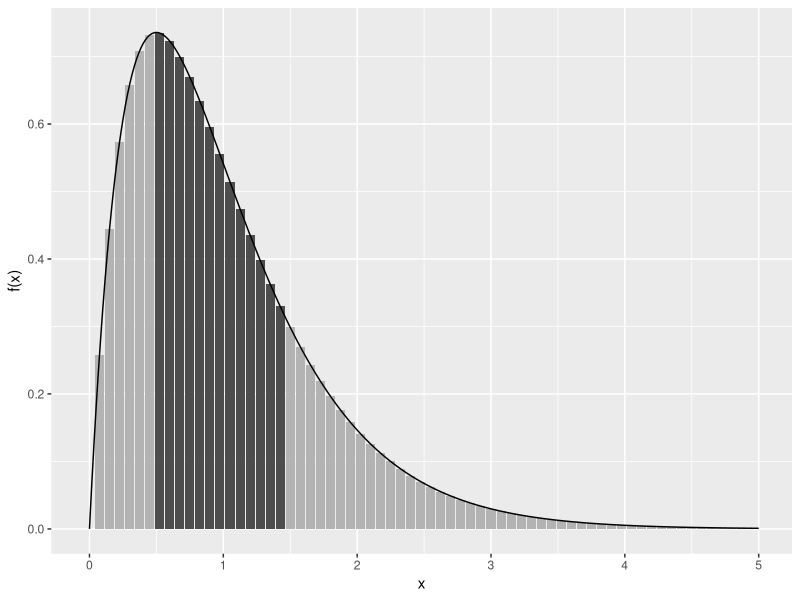
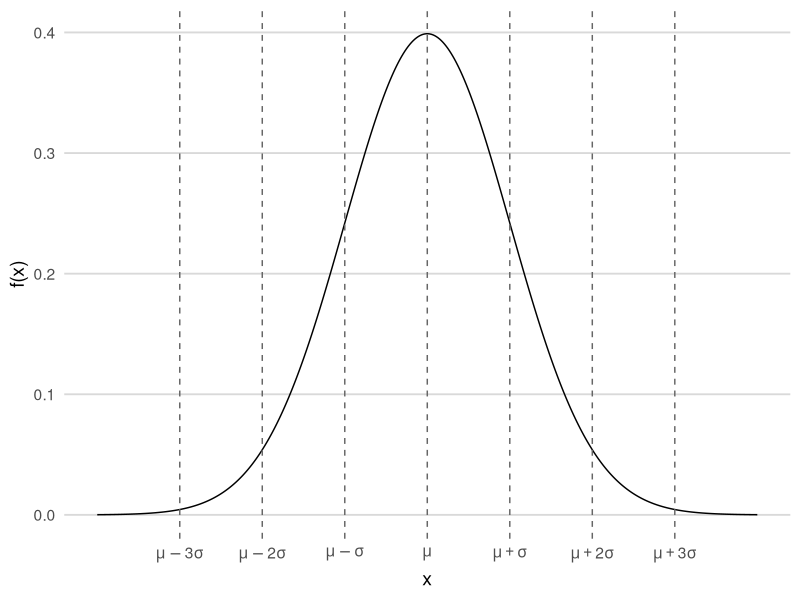
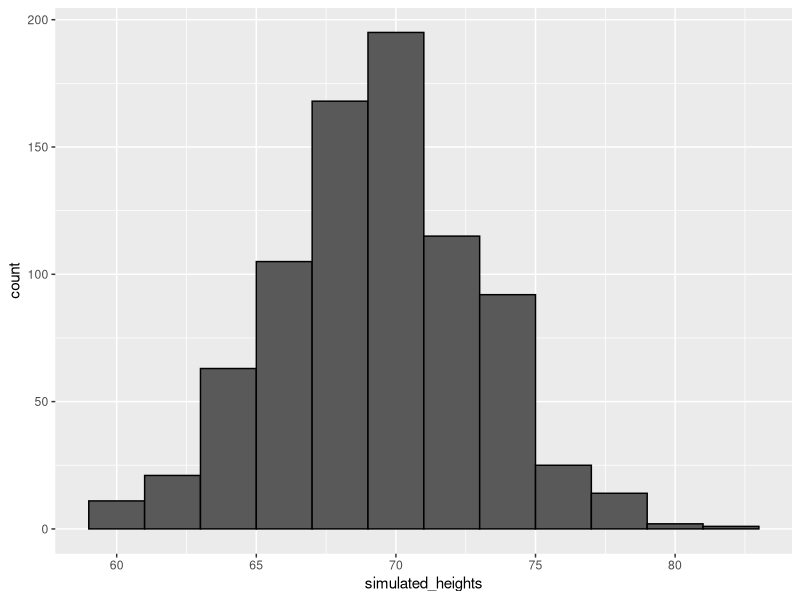
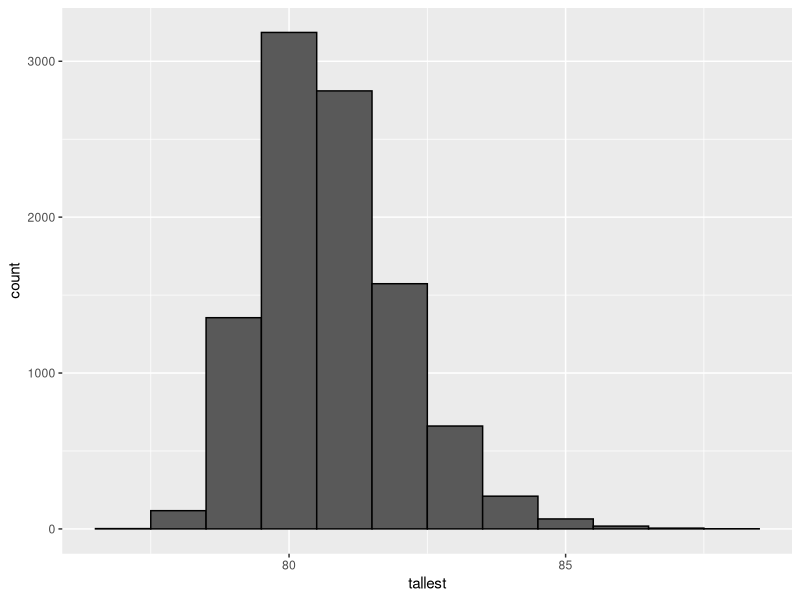

Recreate these plots in R, in order.
## ---- chunk 1
library(tidyverse)
library(dslabs)
x <- heights |> filter(sex == "Male") |> pull(height)
## ---- chunk 2
F <- function(a) mean(x <= a)
## ---- chunk 3
1 - F(70.5)
## ---- chunk 4
cont <- data.frame(x = seq(0, 5, len = 300))
cont$y <- dgamma(cont$x, 2, 2)
disc <- data.frame(x = seq(0, 5, 0.075))
disc$y <-  dgamma(disc$x, 2, 2)
disc$ab <- disc$x > 0.5 & disc$x < 1.5
ggplot(mapping = aes(x, y)) +
  geom_col(aes(fill = ab), data = disc, show.legend = FALSE) +
  geom_line(data = cont) +
  ylab("f(x)") + 
  scale_fill_manual(values = c("grey70", "grey30"))
## ---- chunk 5
#| echo: false

m <- 0
s <- 1

# Generate normal density
xx <- seq(m - 4*s, m + 4*s, length.out = 400)
df <- data.frame(x = xx, f = dnorm(xx, mean = m, sd = s))

# Points of interest
marks <- c(m - 3*s, m - 2*s, m - s, m, m + s, m + 2*s, m + 3*s)
labels <- c(
  expression(mu - 3*sigma),
  expression(mu - 2*sigma),
  expression(mu - sigma),
  expression(mu),
  expression(mu + sigma),
  expression(mu + 2*sigma),
  expression(mu + 3*sigma)
)

# Plot
ggplot(df, aes(x, f)) +
  geom_line() +
  geom_vline(xintercept = marks, linetype = "dashed", color = "grey40") +
  scale_x_continuous(
    name = "x",
    breaks = marks,
    labels = labels
  ) +
  ylab("f(x)") +
  theme_minimal(base_size = 14) +
  theme(
    panel.grid.minor = element_blank(),
    panel.grid.major.y = element_line(color = "grey85"),
    panel.grid.major.x = element_blank()
  )

## ---- chunk 6
m <- mean(x)
s <- sd(x)
1 - pnorm(70.5, m, s)
## ---- chunk 7
n <- length(x)
m <- mean(x)
s <- sd(x)
simulated_heights <- rnorm(n, m, s)
## ---- chunk 8
data.frame(simulated_heights = simulated_heights) |>
  ggplot(aes(simulated_heights)) + 
  geom_histogram(color = "black", binwidth = 2) 
## ---- chunk 9
tallest <- replicate(10000, max(rnorm(800, m, s)))
## ---- chunk 10
mean(tallest >= 7*12)
## ---- chunk 11
data.frame(tallest = tallest) |> ggplot(aes(tallest)) + 
  geom_histogram(color = "black", binwidth = 1) 
